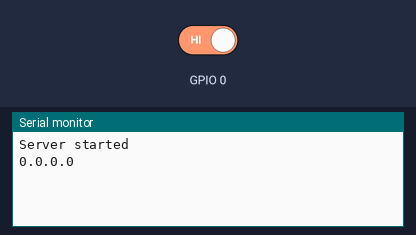
A sketch run on a simulated ESP8266 (NodeMCU). On the bench: the last lines printed to the serial monitor. The inputs (shaded band) are chosen by the test bench; at power-on: GPIO 0 HIGH.

Above: at 1.2 s.
1.3 s: GPIO 0 driven LOW
At 1.7 s:
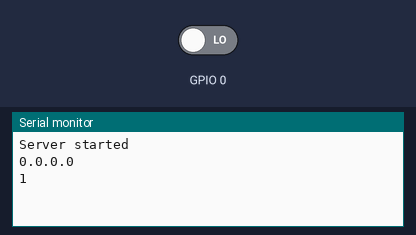
2.8 s: GPIO 0 driven HIGH
At 3.2 s:
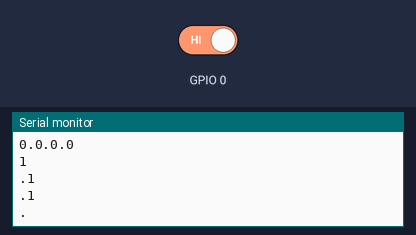

The sketch:

code_auto_of_author.ino
```cpp
#include <ESP8266WiFi.h>
#include <WiFiUdp.h>
 int cnt = 0;
WiFiUDP Udp;

void setup() {
  int cnt = 0;
  //Khởi tạo baud 115200
  Serial.begin(115200);
  //Mode wifi là station
  WiFi.mode(WIFI_STA);
  //Chờ kết nối


  Serial.println("");
  Serial.println("");

  WiFi.printDiag(Serial);

  // Khởi tạo server
  Udp.begin(49999);
  Serial.println("Server started");

  // In địa chỉ IP
  Serial.println(WiFi.localIP());
}

void loop() {
  if (digitalRead(0) == 0) {
    Serial.println(digitalRead(0) == 0);
    delay(500);
    Serial.print(".");
    if(cnt++ >= 10){
      Serial.println(cnt);
       WiFi.beginSmartConfig();
       while(1){
           delay(1000);
           //Kiểm tra kết nối thành công in thông báo
           if(WiFi.smartConfigDone()){
             Serial.println("SmartConfig Success");
             break;
           }
       }
    }
  }
  // Nhận gói tin gửi từ ESPTouch
  Udp.parsePacket();
  //In IP của ESP8266
  while(Udp.available()){
    Serial.println(Udp.remoteIP());
    Udp.flush();
    delay(5);
  }
}
```

Measured:
- after the input at 1.3 s, the serial monitor: prints a new line at once (image 1)
- after the input at 2.8 s, the serial monitor: prints a new line at once (image 2)
